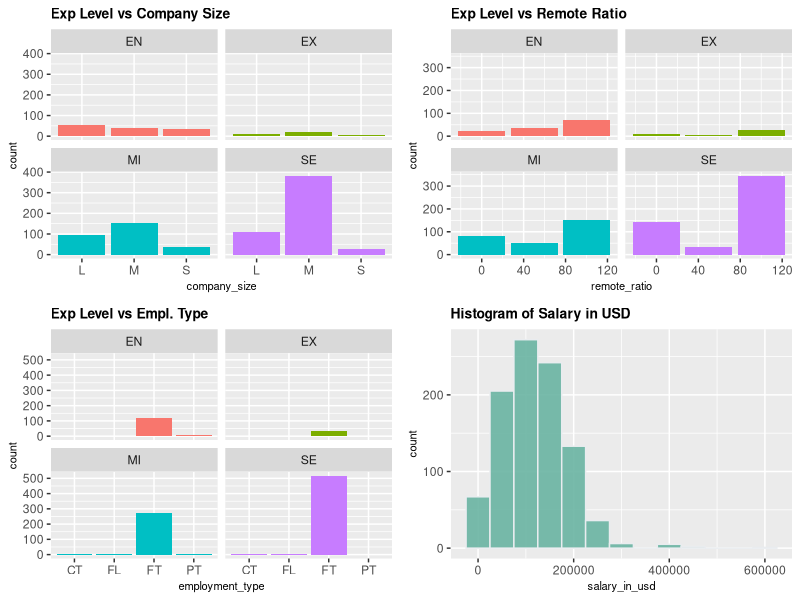
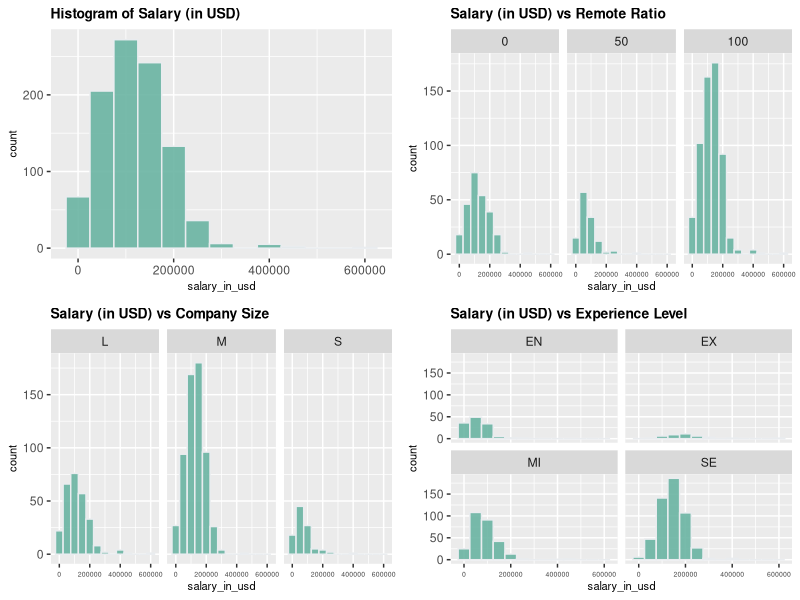

The R script that drew these images, in order:
## ---- chunk 1
knitr::opts_chunk$set(echo = TRUE)
library(kableExtra)
library(psych)
library(ggplot2)
library(ggpubr)
options(scipen=999)
## ---- chunk 2
desc <- read.csv('description.csv')
kable(desc, caption="Variable Names and Description", format='latex') %>%
  kable_styling(latex_options = c("striped", "hold_position", "scale_down"))
## ---- chunk 3
df <- read.csv('ds_salaries.csv')
temp <- c('salary_currency','salary','salary_in_usd')
df1 <- df[temp]
kable(head(df1), caption="Salary Variable vs Salary in USD Variable") %>%
  kable_styling(latex_options = c(font_size=11,"striped", "hold_position"))
## ---- chunk 4
kable(describe(df), caption="Summary of the DS Salary Dataset", digits=2) %>%
  kable_styling(latex_options = c(font_size=11,"striped", "hold_position", "scale_down"))
## ---- chunk 5
par(mfrow=c(2,2))
a <- ggplot(df, aes(company_size)) + 
  geom_bar(aes(fill=experience_level)) +
  ggtitle("Exp Level vs Company Size") +
  facet_wrap(~experience_level) +
  theme(legend.position="none", axis.title = element_text(size = 8),plot.title = element_text(size=10,face="bold"))
b <- ggplot(df, aes(remote_ratio)) + 
  geom_bar(aes(fill=experience_level)) +
  ggtitle("Exp Level vs Remote Ratio") + 
  facet_wrap(~experience_level) +
  theme(legend.position="none", axis.title = element_text(size = 8),plot.title = element_text(size=10,face="bold"))
c <- ggplot(df, aes(employment_type)) + 
  geom_bar(aes(fill=experience_level)) +
  ggtitle("Exp Level vs Empl. Type") + 
  facet_wrap(~experience_level) +
  theme(legend.position="none",axis.title = element_text(size = 8), plot.title = element_text(size=10,face="bold"))
d <- ggplot(df, aes(x = salary_in_usd)) + 
  geom_histogram(binwidth = 50000, fill="#69b3a2", color="#e9ecef", alpha=0.9) +
  ggtitle("Histogram of Salary in USD") +
#  facet_wrap(~company_size) +
  theme(legend.position="none",axis.title = element_text(size = 8), plot.title = element_text(size=10,face="bold"))

figure <- ggarrange(a,b,c,d,
                    ncol=2, nrow=2)
figure

## ---- chunk 6
# PLEASE READ
# This is a different code to show range of salaries based on different filters, need your input which one should be included
# This code is currently not included in the pdf output, but you can still run it if you want to see the result
# To run it, please change include = FALSE to include = TRUE
par(mfrow=c(2,2))
e <- ggplot(df, aes(x = salary_in_usd)) + 
  geom_histogram(binwidth = 50000, fill="#69b3a2", color="#e9ecef", alpha=0.9) +
  ggtitle("Histogram of Salary (in USD)") +
#  facet_wrap(~company_size) +
  theme(legend.position="none",axis.title = element_text(size = 8), plot.title = element_text(size=10,face="bold"))
f <- ggplot(df, aes(x = salary_in_usd)) + 
  geom_histogram(binwidth = 50000, fill="#69b3a2", color="#e9ecef", alpha=0.9) +
  ggtitle("Salary (in USD) vs Remote Ratio") +
  facet_wrap(~remote_ratio) +
  theme(legend.position="none",axis.text.x = element_text(size = 5), axis.title = element_text(size = 8), plot.title = element_text(size=10,face="bold"))
g <- ggplot(df, aes(x = salary_in_usd)) + 
  geom_histogram(binwidth = 50000, fill="#69b3a2", color="#e9ecef", alpha=0.9) +
  ggtitle("Salary (in USD) vs Company Size") +
  facet_wrap(~company_size) +
  theme(legend.position="none",axis.text.x = element_text(size = 5),axis.title = element_text(size = 8), plot.title = element_text(size=10,face="bold"))
h <- ggplot(df, aes(x = salary_in_usd)) + 
  geom_histogram(binwidth = 50000, fill="#69b3a2", color="#e9ecef", alpha=0.9) +
  ggtitle("Salary (in USD) vs Experience Level") +
  facet_wrap(~experience_level) +
  theme(legend.position="none",axis.text.x = element_text(size = 5),axis.title = element_text(size = 8), plot.title = element_text(size=10,face="bold"))

figure1 <- ggarrange(e,f,g,h,
                    ncol=2, nrow=2)
figure1

## This is the possible text to be added with these barplots
# Based on the barplot shown below, there are certain pattern from Remote Ratio, Company Size and Experience level when plotted against salary (in USD) 
